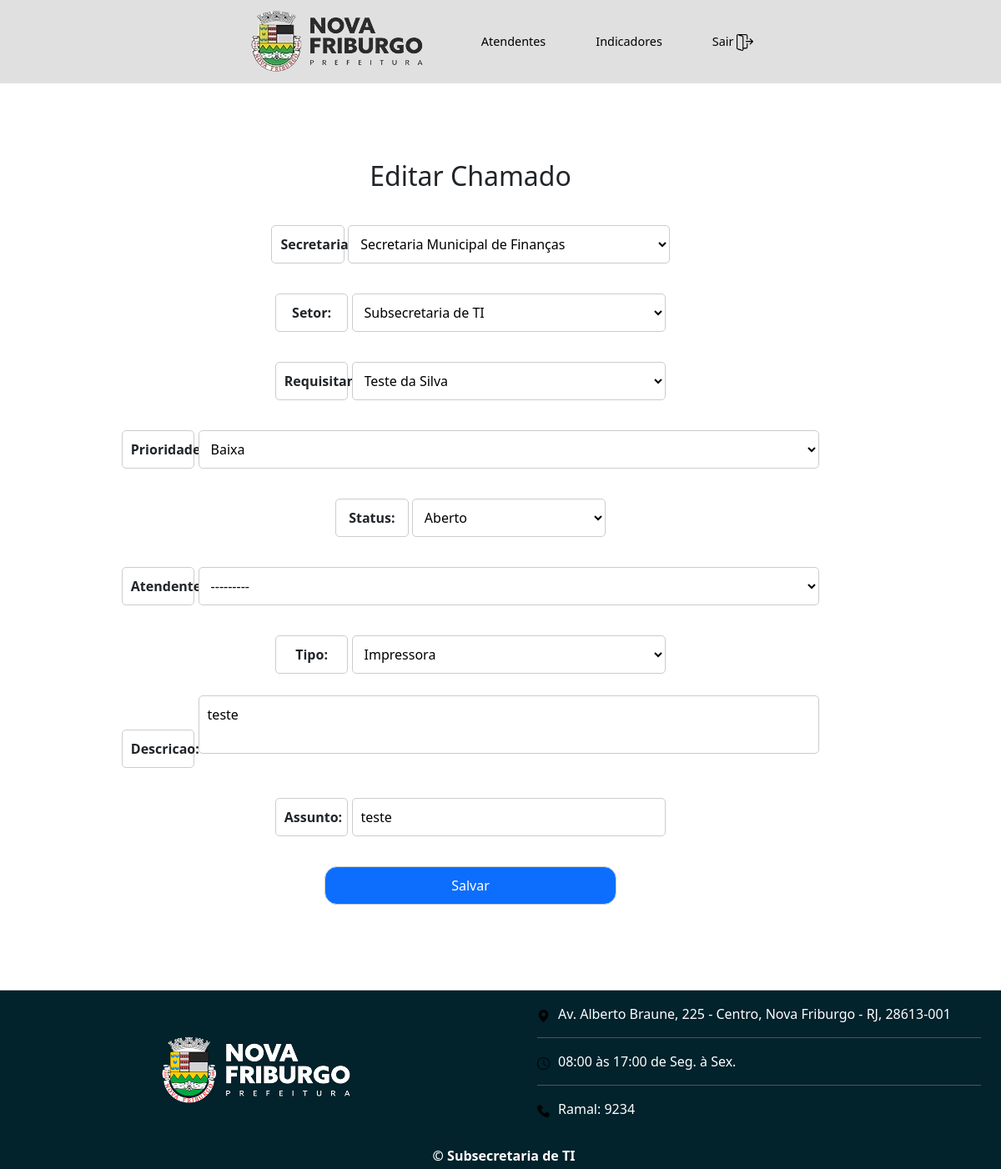
The page /editaChamado/19/ (signed in) on the database its author committed.
### chamadosApp/models.py (models this page shows, shortened)
class Chamado(models.Model):
    prioridadeChoices = (
        ('0', 'Baixa'),
        ('1', 'Média'),
        ('2', 'Alta')
    )
    statusChoices = (
        ('0', 'Aberto'),
        ('1', 'Pendente'),
        ('2', 'Finalizado'),
    )
    secretaria = models.ForeignKey(Secretaria, verbose_name='Secretaria', on_delete=models.CASCADE, null=True)
    setor = models.ForeignKey(Setor, verbose_name='Setor', on_delete=models.CASCADE, null=True)
    requisitante = models.ForeignKey(Servidor, on_delete=models.CASCADE, related_name='requisitante')
    tipo = models.ForeignKey(Tipo, on_delete=models.CASCADE)
    assunto = models.CharField(max_length=150)
    prioridade = models.CharField(max_length=1, choices=prioridadeChoices, default='0')
    status = models.CharField(max_length=1, choices=statusChoices, default='0')
    descricao = models.TextField(default='')
    atendente = models.ForeignKey(Atendente, verbose_name='Atendente', on_delete=models.CASCADE, related_name='atendente', null=True, default=None)
    dataAbertura = models.DateTimeField(auto_now_add=True)
    dataFechamento = models.DateTimeField(null=True, blank=False)
    numero = models.CharField(max_length=10, default=0)

### chamadosApp/views.py (the view)
# urls.py: path('editaChamado/<int:idChamado>/', views.editaChamado, name='editaChamado'),
@login_required
def editaChamado(request, idChamado):
    chamado = Chamado.objects.get(id=idChamado)
    if request.method == 'POST':
        form = editaChamadoForm(request.POST, instance=chamado)
        if form.is_valid():
            form.save()
            return redirect(reverse('chamado', args=[chamado.id]))
    else:
        form = editaChamadoForm(instance=chamado)
    return render(request, '_pages_/editaChamado.html', {'form': form, 'chamado': chamado})

### chamadosApp/forms.py
class editaChamadoForm(ModelForm):
    class Meta:
        model = Chamado
        fields = ['secretaria', 'setor', 'requisitante','prioridade', 'status', 'atendente', 'tipo', 'descricao', 'assunto']
    def __init__(self, *args, **kwargs):
        super(editaChamadoForm, self).__init__(*args, **kwargs)
        self.fields['atendente'].required = False
        self.fields['secretaria'].required = False
        self.fields['setor'].required = False
        self.fields['requisitante'].required = False

### chamadosApp/models.py (called while the page is built)
    def __str__(self):
        return self.nome

    def __str__(self):
        return self.nome

    def __str__(self):
        return self.nome

    def __str__(self):
        return self.nome

### chamadosApp/templates/_pages_/editaChamado.html (shortened to what this page needs)
{% extends "template.html" %}
{% block main %}
<link rel="stylesheet" href="/static/css/form-chamado.css">
<div class="row">
    <div class="col d-flex py-5">
          <div class="row w-100">
              <div class="col-10 pb-4 m-auto bg-white">
                  <div class="row">
                      <div class="col px-4">
                          <div class="pt-4 px-2">
                              <form class="form-main" method="POST">
                                  <h2 style="text-align: center; margin-bottom: 30px">Editar Chamado</h2>
                                  {{ form.as_p }}
                                  <button id="save-button" type="submit" class="btn btn-primary">
                                  Salvar
                                  </button>
                              </form>
                          </div>
                      </div>
                  </div>
              </div>
          </div>
    </div>
  </div>
{% endblock %}

### chamadosTI/static/css/style.css (style rules this page uses)
p { font-weight: bold; text-decoration-color: red; }

### chamadosApp/static/css/mainPage.css (style rules this page uses)
.form-main { text-align: center; }
#form-pesquisa-chamado select, input { margin-bottom: 20px; }
#id_numero, #id_assunto { width: 43%; }
#id_requisitante, #id_tipo { width: 43%; }
#id_setor { width: 43%; }
#id_secretaria { width: 44%; }
#id_status, #id_dataInicio, #id_dataFim { width: 26.5%; }

### chamadosApp/static/css/form-chamado.css (style rules this page uses)
.form-main label, .form-main input, .form-main button { margin: 10px 0; padding: 10px; border: 1px solid #ccc; border-radius: 5px; }
#id_descricao { width: 85%; padding: 10px; border: 1px solid #ccc; border-radius: 5px; resize: none; height: 70px; }
select { width: 85%; padding: 10px; border: 1px solid #ccc; border-radius: 5px; font-size: 16px; line-height: 1.5; background-color: white; }
input[type="text"] { width: 85%; padding: 10px; border: 1px solid #ccc; border-radius: 5px; font-size: 16px; line-height: 1.5; }
label { width: 10%; }
#save-button { width: 40%; border-radius: 15px; }

### rows shown on the page
Chamado: secretaria "Secretaria Municipal de Finanças", setor "Subsecretaria de TI", requisitante "Teste da Silva", prioridade "Baixa", status "Aberto", atendente "---------", tipo "Impressora", descricao "teste", assunto "teste"
